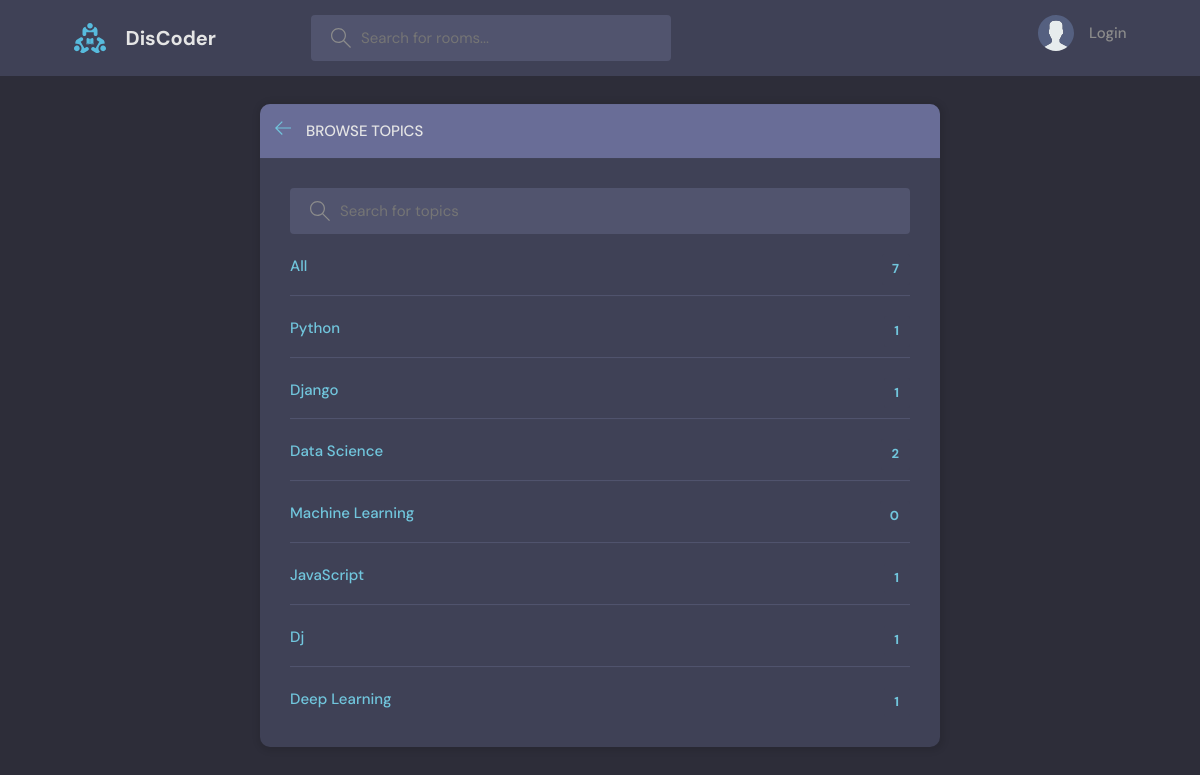
/topics, run on an earlier commit of the app's database.
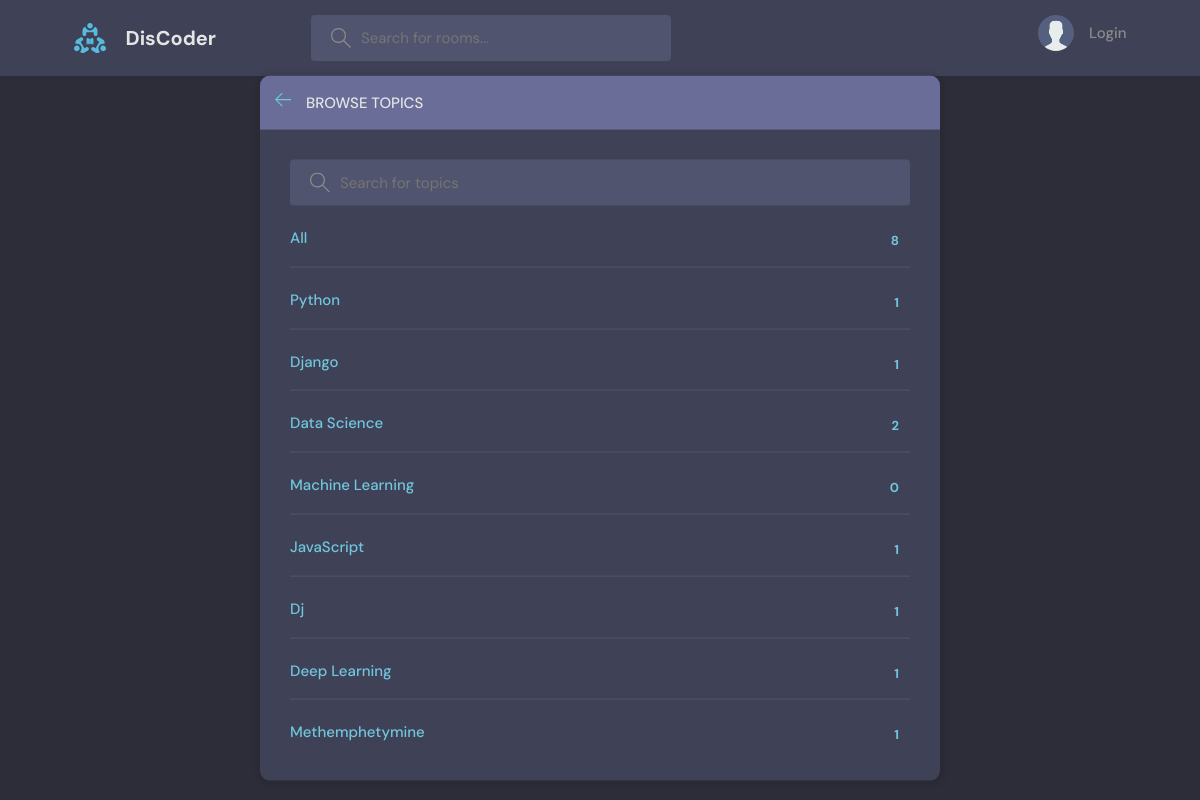
And on a later commit of the database.
### base/models.py (models this page shows, shortened)
class Topic(models.Model):
    name = models.CharField(max_length=200)

### base/views.py (the view)
# urls.py: path('topics', views.topicsPage, name = 'topics'),
def topicsPage(request):
    query = request.GET.get('q') if request.GET.get('q') != None else ''
    topics = Topic.objects.filter(name__icontains=query)
    context = {'topics': topics}
    return render(request, 'base/topics.html', context)

### base/templates/base/topics.html (shortened to what this page needs)
{% extends 'main.html'%}
{% block content%}
<main class="create-room layout">
  <div class="container">
    <div class="layout__box">
      <div class="layout__boxHeader">
        <div class="layout__boxTitle">
          <a href="{% url 'home' %}">
            <svg version="1.1" xmlns="http://www.w3.org/2000/svg" width="32" height="32" viewBox="0 0 32 32">
              <title>arrow-left</title>
              <path
                d="M13.723 2.286l-13.723 13.714 13.719 13.714 1.616-1.611-10.96-10.96h27.625v-2.286h-27.625l10.965-10.965-1.616-1.607z">
              </path>
            </svg>
          </a>
          <h3>Browse Topics</h3>
        </div>
      </div>
      <div class="topics-page layout__body">
        <form class="header__search" action="" method="get">
          <label>
            <input name="q" placeholder="Search for topics" />
          </label>
        </form>
        <ul class="topics__list">
          <li>
            <a href="{% url 'topics'%}" class="active">All <span>{{topics.count}}</span></a>
          </li>
          {% for topic in topics %}
          <li>
            <a href="{% url 'home' %}?q={{topic.name}}" class="active">
              {{topic.name}} <span>{{topic.room_set.count}}</span>
            </a>
          </li>
          {% endfor %}
        </ul>
      </div>
    </div>
  </div>
</main>
{% endblock %}

What changed in the data, as far as the page shows it:
added Topic: name "Methemphetymine", room_set.count "1"
Also different on the page:
{{ topics.count }}: "7" → "8"
